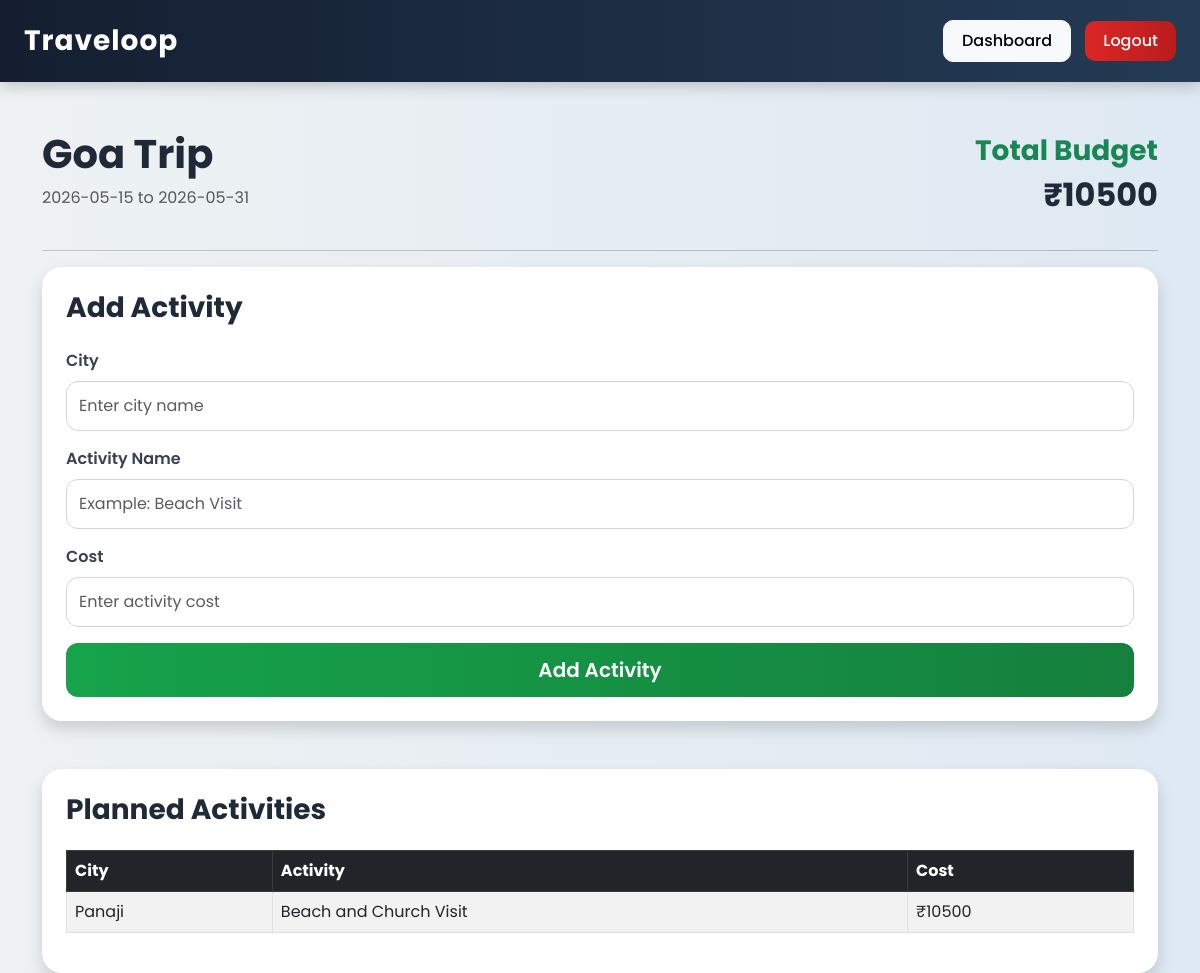
The app's page /itinerary/2 (signed in) with its own data.
### app.py (models this page shows)
class Trip(db.Model):
    id = db.Column(db.Integer, primary_key=True)
    trip_name = db.Column(db.String(100))
    start_date = db.Column(db.String(50))
    end_date = db.Column(db.String(50))
    description = db.Column(db.Text)
    user_id = db.Column(db.Integer, db.ForeignKey('user.id'))

class Activity(db.Model):
    id = db.Column(db.Integer, primary_key=True)
    city = db.Column(db.String(100))
    activity_name = db.Column(db.String(100))
    cost = db.Column(db.Integer)
    trip_id = db.Column(db.Integer, db.ForeignKey('trip.id'))

### app.py (the view, shortened to what this page needs)
@app.route('/itinerary/<int:trip_id>', methods=['GET', 'POST'])
@login_required
def itinerary(trip_id):
    trip = Trip.query.get(trip_id)
    activities = Activity.query.filter_by(
        trip_id=trip_id
    ).all()
    total_cost = 0
    for activity in activities:
        total_cost += activity.cost
    return render_template(
        'itinerary.html',
        trip=trip,
        activities=activities,
        total_cost=total_cost
    )

### app.py (called while the page is built)
@login_manager.user_loader
def load_user(user_id):
    return User.query.get(int(user_id))

### templates/itinerary.html
{% extends 'base.html' %}
{% block content %}
<div class="d-flex justify-content-between align-items-center mb-4">
    <div>
        <h1>
            {{ trip.trip_name }}
        </h1>
        <p class="text-muted">
            {{ trip.start_date }}
            to
            {{ trip.end_date }}
        </p>
    </div>
    <div class="text-end">
        <h3 class="text-success">
            Total Budget
        </h3>
        <h2>
            ₹{{ total_cost }}
        </h2>
    </div>
</div>
<hr>
<div class="card shadow p-4 mb-5">
    <h3 class="mb-4">
        Add Activity
    </h3>
    <form method="POST">
        <div class="mb-3">
            <label class="form-label">
                City
            </label>
            <input
                type="text"
                name="city"
                class="form-control"
                placeholder="Enter city name"
                required
            >
        </div>
        <div class="mb-3">
            <label class="form-label">
                Activity Name
            </label>
            <input
                type="text"
                name="activity_name"
                class="form-control"
                placeholder="Example: Beach Visit"
                required>
        </div>
        <div class="mb-3">
            <label class="form-label">
                Cost
            </label>
            <input
                type="number"
                name="cost"
                class="form-control"
                placeholder="Enter activity cost"
                required>
        </div>
        <div class="d-grid">
            <button
                type="submit"
                class="btn btn-success btn-lg">
                Add Activity
            </button>
        </div>
    </form>
</div>
<div class="card shadow p-4">
    <h3 class="mb-4">
        Planned Activities
    </h3>
    {% if activities %}
    <table class="table table-bordered table-striped">
        <thead class="table-dark">
            <tr>
                <th>
                    City
                </th>
                <th>
                    Activity
                </th>
                <th>
                    Cost
                </th>
            </tr>
        </thead>
        <tbody>
            {% for activity in activities %}
            <tr>
                <td>
                    {{ activity.city }}
                </td>
                <td>
                    {{ activity.activity_name }}
                </td>
                <td>
                    ₹{{ activity.cost }}
                </td>
            </tr>
            {% endfor %}
        </tbody>
    </table>
    {% else %}
    <div class="alert alert-info">
        No activities added yet.
        Start by adding your first travel activity.
    </div>
    {% endif %}
</div>
{% endblock %}

### static/style.css (style rules this page uses)
* { margin: 0; padding: 0; box-sizing: border-box; }
body { font-family: 'Poppins', sans-serif; background: linear-gradient( to right, #eef2f3, #dfe9f3 ); min-height: 100vh; color: #333; }
.card { border: none; border-radius: 20px; overflow: hidden; background: #ffffff; box-shadow: 0 8px 25px rgba(0,0,0,0.08); transition: all 0.3s ease; }
h1, h2, h3, h4 { font-weight: 700; color: #1f2937; }
p { color: #555; }
.form-label { font-weight: 600; margin-bottom: 8px; color: #374151; }
.form-control { border-radius: 12px; padding: 12px; border: 1px solid #d1d5db; transition: 0.3s; }
.btn { border-radius: 12px; padding: 12px 20px; font-weight: 600; transition: all 0.3s ease; }
.btn-success { background: linear-gradient( to right, #16a34a, #15803d ); border: none; }
.table { border-radius: 15px }

### records on screen
Trip: trip_name "Goa Trip", start_date "2026-05-15", end_date "2026-05-31"
Activity: city "Panaji", activity_name "Beach and Church Visit", cost "10500"

### other values on screen
{{ total_cost }} "10500"
